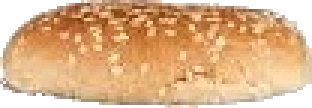
#> input picture b_ham.png, 104 x 36 px (shown 3 times larger); its folder holds 4 pictures in this run
$ python main.py   (older library calls are emulated)
#> lines starting #> are read from the running program, lines starting #| are printed output that depends on the picture
### data.py
class Colour:
    def __init__(self, r, g=None, b=None):
        if g is None:
            self.r = r[0]
            self.g = r[1]
            self.b = r[2]
        else:
            self.r = r
            self.g = g
            self.b = b

        self.colour_tuple = (self.r, self.g, self.b)

    def __eq__(self, other):
        return all(self.colour_tuple[i] == other.colour_tuple[i] for i in range(2))


class FlagInfo:
    def __init__(self, name, segments):
        self.name = name
        self.segments = segments


class FlagSegment:
    def __init__(self, name, colour):
        self.name = name
        self.colour = colour


burger_list = {
    "ham": 24,
    "b": 14,
    "u": 4,
    "r": 15,
    "ger": 18
}


flag_list = (
    FlagInfo("Belgium",
             (
                 FlagSegment("bel", Colour(0, 0, 0)),
                 FlagSegment("gi", Colour(250, 224, 66)),
                 FlagSegment("um", Colour(237, 41, 57))
             )
             ),

    FlagInfo("France",
             (
                 FlagSegment("fr", Colour(0, 35, 149)),
                 FlagSegment("an", Colour(255, 255, 255)),
                 FlagSegment("ce", Colour(237, 41, 57))
             )
             ),

    FlagInfo("Ireland",
             (
                 FlagSegment("ire", Colour(22, 155, 98)),
                 FlagSegment("lan", Colour(255, 255, 255)),
                 FlagSegment("d", Colour(255, 136, 62))
             )
             ),

    FlagInfo("Italy",
             (
                 FlagSegment("it", Colour(0, 146, 70)),
                 FlagSegment("a", Colour(255, 255, 255)),
                 FlagSegment("ly", Colour(206, 43, 55))
             )
             ),

    FlagInfo("Romania",
             (
                 FlagSegment("rom", Colour(0, 43, 127)),
                 FlagSegment("an", Colour(252, 209, 22)),
                 FlagSegment("ia", Colour(206, 17, 38))
             )
             ),
)

whites = []
for flag in flag_list:
    for segment in flag.segments:
        if segment.colour == Colour(255, 255, 255):
            whites.append(segment)

### main.py
from PIL import Image, ImageFont, ImageDraw
from random import choice as rand_choice, randint
from data import *
import wave
import subprocess
import os


# [29 lines left out: function gen_flag_sequence, not called in this run]


def create_wave_hamburger(sequence, path):
    wave_data = []
    sequence.insert(0, "pause")
    sequence.insert(0, "pause")
    sequence.append("pause")

    for part in sequence:
        wave_open = wave.open("v_{}.wav".format(part), "rb")
        wave_data.append([wave_open.getparams(), wave_open.readframes(wave_open.getnframes())])
        wave_open.close()

    output = wave.open(path, 'wb')
    output.setparams(wave_data[0][0])
    for part in wave_data:
        output.writeframes(part[1])
    output.close()


# [20 lines left out: functions compose_text_from_sequence, interpret_hamburger, not called in this run]


def gen_vertical_hamburger(length, path, wav_path):
    # find the sum of all parts then add together
#> called with length = 3
    sequence = []
    total_height = 0

    if isinstance(length, int):
        for part in range(length):
            sequence.append(rand_choice(list(burger_list.keys())))
            total_height += burger_list[sequence[part]]
    elif isinstance(length, str):
        sequence, total_height = interpret_hamburger(length)

    image_dimensions = (100 + (20 * len(sequence)), (total_height + 120) + (total_height % 2))
    image = Image.new("RGB", image_dimensions, (255, 255, 255))
#> image: PIL image 160x174 RGB; every value is 255
    image_draw = ImageDraw.Draw(image)

    offset = total_height + 50
    sequence.reverse()
    for part in sequence:
        img_path = "b_{}.png".format(part)
        paste_img = Image.open(img_path)
#> paste_img is the input picture: PIL image 104x36 RGBA; mean R, G, B, A 222.3, 179.2, 137.4, 214.7

        image.paste(paste_img, ((image_dimensions[0] // 2) - 56, offset - paste_img.height), paste_img)
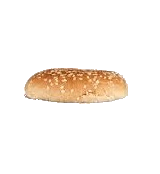
#> image: PIL image 160x174 RGB; mean R, G, B 250.6, 244.8, 239.2
        offset -= burger_list[part]

    sequence.reverse()
    name_build = "".join(part for part in sequence)

    text_font = ImageFont.truetype("calibri.ttf", 24)
    w, h = image_draw.textsize(name_build, font=text_font)
#> w = 72; h = 23
    image_draw.text(((image_dimensions[0] - w) / 2,
                     total_height + 70),
                    name_build, fill="black", font=text_font)

    image.save(path)
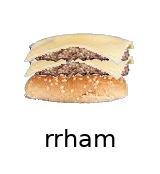
#> saved as test_input_burger.jpg: PIL image 160x174 RGB; mean R, G, B 241.6, 233.3, 223.6
    create_wave_hamburger(sequence, wav_path)
#> the loop in create_wave_hamburger, `for part in sequence:` made 1 pass
#> part on pass 1: 'pause'
#> after the loop in create_wave_hamburger, `for part in sequence:`: wave_data = []


# [27 lines left out: function gen_image_from_sequence, not called in this run]


# input burger
#gen_vertical_hamburger(input("enter burger>> "), "test_input_burger.jpg", "test_wave_burger.wav")
#subprocess.call("d:/ffmpeg/bin/ffmpeg -loop 1 -y -i test_input_burger.jpg -i test_wave_burger.wav -shortest test_video_burger.mp4", shell=True)

# video burger
for i in range(250):
#> (the run stopped early here; a loop or call above may not have finished)
